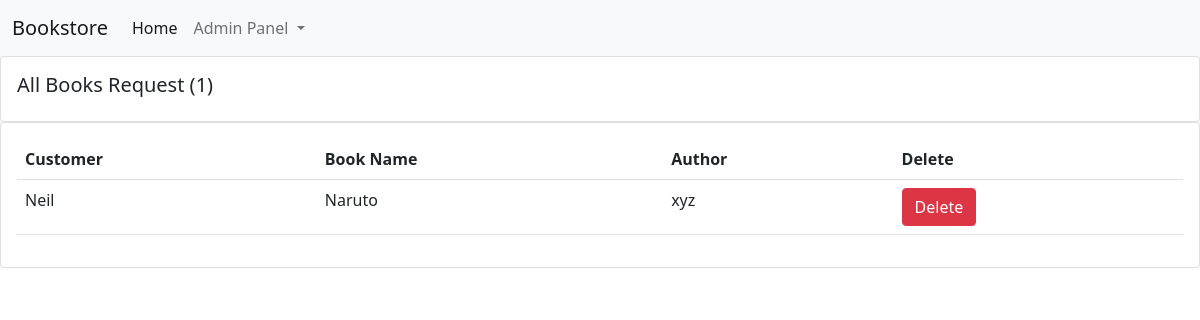
The app's page /see_requested_books/, older data.
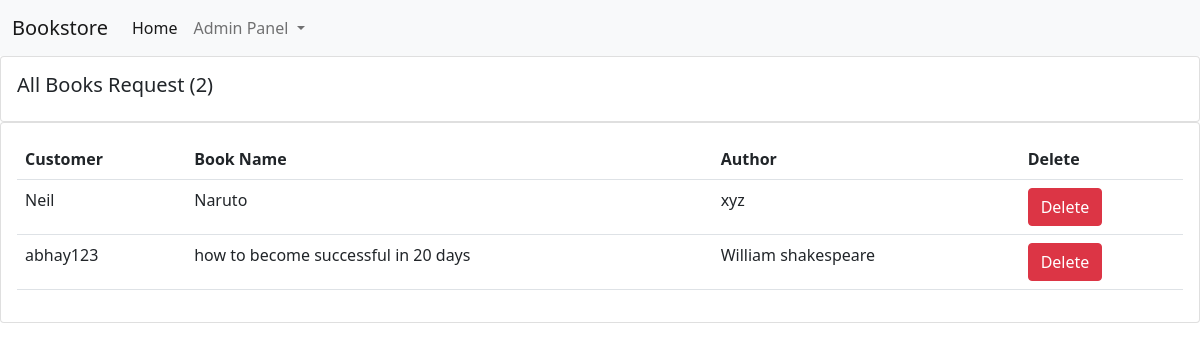
The same page, newer data.
### books/models.py (models this page shows, shortened)
class Request_Book(models.Model):
    book_name = models.CharField(max_length=100)
    author = models.CharField(max_length=100)
    user = models.ForeignKey(User, on_delete=models.CASCADE, default=1)

### books/views.py (the view)
# urls.py: path("see_requested_books/", views.see_requested_books, name="see_requested_books"),
def see_requested_books(request):
    requested_book = Request_Book.objects.all()
    requested_books_count = requested_book.count()
    return render(request, "see_requested_books.html", {'requested_book':requested_book, 'requested_books_count':requested_books_count})

### books/templates/see_requested_books.html (shortened to what this page needs)
{% extends 'admin_navbar.html' %}
{% block body %}
{% load static %}
<div class="row">
    <div class="col-md">
      <div class="card card-body">
        <h5>All Books Request ({{requested_books_count}})</h5>
      </div>
      <div class="card card-body">
        <table class="table">
          <tr>
            <th>Customer</th>
            <th>Book Name</th>
            <th>Author</th>
            <th>Delete</th>
          </tr>
          {% for i in requested_book %}
            <tr>
              <td>{{i.user}}</td>
              <td>{{i.book_name}}</td>
              <td>{{i.author}}</td>
              <td><a href="/delete_requested_books/delete_{{i.id}}/" class="btn btn-danger">Delete</a></td>
            </tr>
          {% endfor %}
        </table>
      </div>
    </div>
  </div>
  {% endblock %}

Row changes from the older to the newer data that the page shows:
added Request_Book: user "abhay123", book_name "how to become successful in 20 days", author "William shakespeare"
Text that changed along with them:
{{ requested_books_count }}: "1" → "2"
